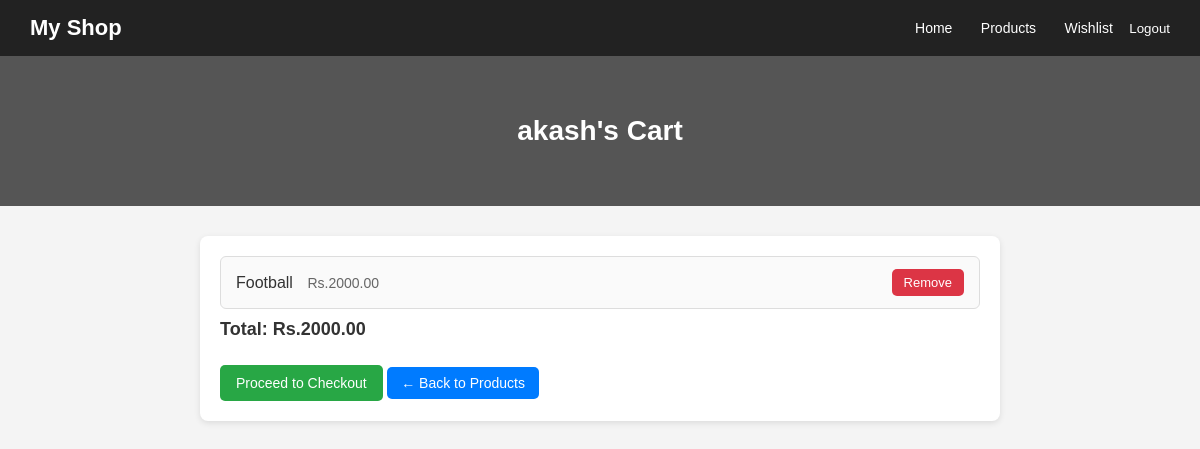
The app's page /cart/ (signed in) with its own data.
### myapp/models.py (models this page shows, shortened)
class Cart(models.Model):
    user = models.OneToOneField(User, on_delete=models.CASCADE)
    products = models.ManyToManyField(Product, blank=True)

class Product(models.Model):
    name = models.CharField(max_length=255)
    price = models.DecimalField(max_digits=8, decimal_places=2)
    discount_price = models.DecimalField(max_digits=8, decimal_places=2, null=True, blank=True)
    description = models.TextField(blank=True)
    stock = models.PositiveIntegerField(default=0)
    category = models.ForeignKey(Category, on_delete=models.SET_NULL, null=True, blank=True)

### myapp/views.py (the view)
# urls.py: path('cart/', views.cart, name='cart'),
@login_required
def cart(request):
    cart, _ = Cart.objects.get_or_create(user=request.user)
    products = cart.products.all()
    total_price = sum(p.price for p in products)
    discount = request.session.get("coupon_discount", 0)
    discount_amount = (total_price * discount) / 100
    final_price = total_price - discount_amount
    return render(request, "cart.html", {
        "cart": cart,
        "total_price": total_price,
        "discount": discount,
        "final_price": final_price,
        "item_count": products.count()
    })

### myapp/templates/cart.html (shortened to what this page needs)
{% load static %}
<!DOCTYPE html>
<html lang="en">
<head>
</head>
<body>
    <header>
        <h1>My Shop</h1>
        <nav>
            <a href="{% url 'home' %}">Home</a>
            <a href="{% url 'products' %}">Products</a>
            <a href="{% url 'wishlist' %}">Wishlist</a>
            {% if user.is_authenticated %}
                <form method="POST" action="{% url 'logout' %}" style="display:inline;">
                    <button type="submit" style="background:none;border:none;color:white;cursor:pointer;">Logout</button>
                </form>
            {% else %}
                <a href="{% url 'signup' %}">Sign Up</a>
                <a href="{% url 'login' %}">Login</a>
            {% endif %}
        </nav>
    </header>
    <section class="hero">
        <h2>{{ cart.user.username }}'s Cart</h2>
    </section>
    <div class="container">
        <ul class="cart-list">
            {% for product in cart.products.all %}
                <li class="cart-item">
                    <div>
                        <span>{{ product.name }}</span>
                        <span class="price">Rs.{{ product.price }}</span>
                    </div>
                    <a href="{% url 'remove_from_cart' product.id %}" class="remove-link">Remove</a>
                </li>
            {% empty %}
                <li class="cart-item">Your cart is empty.</li>
            {% endfor %}
        </ul>
        {% if cart.products.all %}
        <p class="total-price">Total: Rs.{{ total_price }}</p>
        <a href="#" class="checkout-btn">Proceed to Checkout</a>
    {% endif %}
        <a href="{% url 'products' %}" class="back-link">← Back to Products</a>
    </div>
</body>
</html>

### myapp/templates/cart.html (style rules this page uses)
* { margin: 0; padding: 0; box-sizing: border-box; }
body { font-family: Arial, sans-serif; background-color: #f4f4f4; color: #333; }
header { background: #222; padding: 15px 30px; display: flex; justify-content: space-between; align-items: center; color: #fff; }
header h1 { font-size: 22px; }
header nav a { color: #fff; text-decoration: none; margin: 0 12px; font-size: 14px; }
.hero { background: #555; height: 150px; display: flex; align-items: center; justify-content: center; color: #fff; text-align: center; }
.hero h2 { font-size: 28px; }
.container { width: 90%; max-width: 800px; margin: 30px auto; background: #fff; padding: 20px; border-radius: 8px; box-shadow: 0 2px 6px rgba(0,0,0,0.1); }
.cart-list { list-style: none; padding: 0; }
.cart-item { background: #fafafa; border: 1px solid #ddd; border-radius: 6px; padding: 12px 15px; margin-bottom: 10px; display: flex; justify-content: space-between; align-items: center; }
.cart-item span { font-size: 16px; font-weight: 500; }
.cart-item .price { font-size: 14px; color: #666; margin-left: 10px; }
.remove-link { background: #dc3545; color: #fff; padding: 6px 12px; border-radius: 5px; text-decoration: none; font-size: 13px; transition: background 0.3s ease; }
.checkout-btn { display: inline-block; margin-top: 15px; background: #28a745; color: #fff; padding: 10px 16px; border-radius: 5px; text-decoration: none; font-size: 14px; transition: background 0.3s ease; }
.back-link { display: inline-block; margin-top: 15px; margin-right: 10px; background: #007bff; color: #fff; padding: 8px 14px; border-radius: 5px; text-decoration: none; font-size: 14px; }
.total-price { font-size: 18px; font-weight: bold; margin: 10px 0; color: #333; }

### records on screen
Cart: user.username "akash"
Product: name "Football", price "2000.00"

### other values on screen
{{ total_price }} "2000.00"
